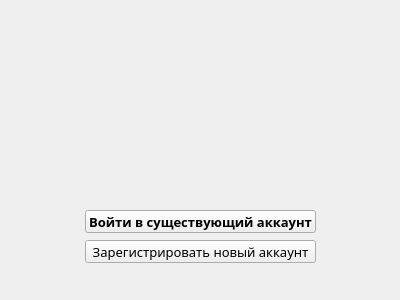
<?xml version="1.0" encoding="UTF-8"?>
<ui version="4.0">
 <class>Form</class>
 <widget class="QWidget" name="Form">
  <property name="geometry">
   <rect>
    <x>0</x>
    <y>0</y>
    <width>400</width>
    <height>300</height>
   </rect>
  </property>
  <property name="minimumSize">
   <size>
    <width>400</width>
    <height>300</height>
   </size>
  </property>
  <property name="maximumSize">
   <size>
    <width>400</width>
    <height>300</height>
   </size>
  </property>
  <property name="sizeIncrement">
   <size>
    <width>400</width>
    <height>300</height>
   </size>
  </property>
  <property name="baseSize">
   <size>
    <width>400</width>
    <height>300</height>
   </size>
  </property>
  <property name="windowTitle">
   <string>Яндекс.Дневник</string>
  </property>
  <widget class="QLabel" name="logo">
   <property name="geometry">
    <rect>
     <x>50</x>
     <y>150</y>
     <width>300</width>
     <height>48</height>
    </rect>
   </property>
   <property name="font">
    <font>
     <family>Yandex Sans Display</family>
     <pointsize>23</pointsize>
     <weight>75</weight>
     <bold>true</bold>
    </font>
   </property>
   <property name="text">
    <string notr="true"/>
   </property>
   <property name="pixmap">
    <pixmap>images/yandexdiary_little.png</pixmap>
   </property>
   <property name="alignment">
    <set>Qt::AlignCenter</set>
   </property>
  </widget>
  <widget class="QLabel" name="avatar">
   <property name="geometry">
    <rect>
     <x>130</x>
     <y>10</y>
     <width>121</width>
     <height>141</height>
    </rect>
   </property>
   <property name="font">
    <font>
     <family>Yandex Sans Display</family>
     <pointsize>23</pointsize>
     <weight>75</weight>
     <bold>true</bold>
    </font>
   </property>
   <property name="text">
    <string notr="true"/>
   </property>
   <property name="pixmap">
    <pixmap>images/logo.png</pixmap>
   </property>
   <property name="scaledContents">
    <bool>true</bool>
   </property>
   <property name="alignment">
    <set>Qt::AlignCenter</set>
   </property>
  </widget>
  <widget class="QPushButton" name="but_2">
   <property name="geometry">
    <rect>
     <x>85</x>
     <y>210</y>
     <width>231</width>
     <height>23</height>
    </rect>
   </property>
   <property name="font">
    <font>
     <family>Yandex Sans Text</family>
     <pointsize>10</pointsize>
     <weight>75</weight>
     <bold>true</bold>
    </font>
   </property>
   <property name="text">
    <string>Войти в существующий аккаунт</string>
   </property>
  </widget>
  <widget class="QPushButton" name="but">
   <property name="geometry">
    <rect>
     <x>85</x>
     <y>240</y>
     <width>231</width>
     <height>23</height>
    </rect>
   </property>
   <property name="font">
    <font>
     <family>Yandex Sans Text</family>
     <pointsize>10</pointsize>
     <weight>50</weight>
     <bold>false</bold>
    </font>
   </property>
   <property name="text">
    <string>Зарегистрировать новый аккаунт</string>
   </property>
  </widget>
 </widget>
 <resources/>
 <connections/>
</ui>
